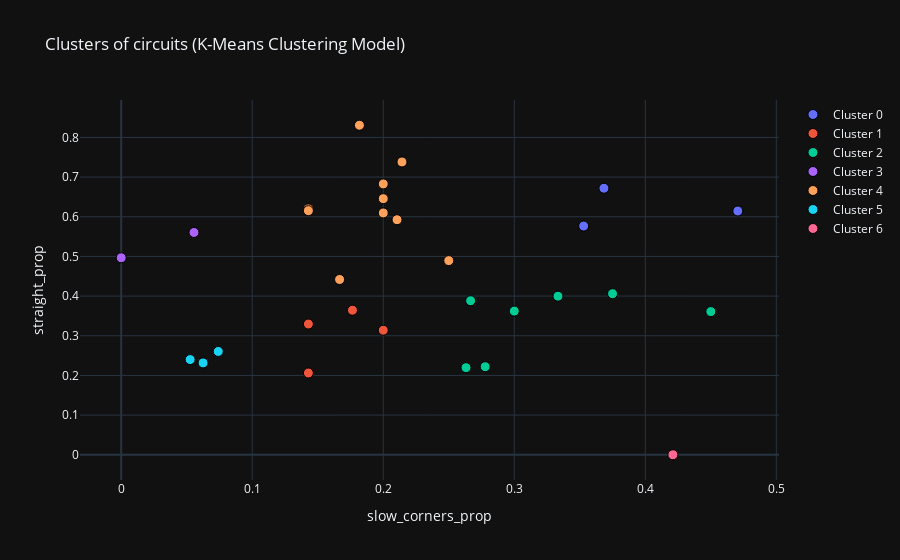

Notebook code for this chart:
### Code cell
col1 = 'slow_corners_prop'
col2 = 'straight_prop'

#['avg_speed', 'straight_prop', 'slow_corners_prop']

# For proper understanding should be passed original dataframe with labels (not scaled)

def cluster_scatter_plot(df, col1, col2):

    n_clusters = df['cluster'].nunique()

    # Colors
    cmap = px.colors.qualitative.Plotly
    n_colors = len(cmap)

    # Create figure
    fig = go.Figure()

    # Add each cluster
    for i in range(n_clusters):
        cluster_data = df[df['cluster'] == i]
        
        fig.add_trace(go.Scatter(
            x=cluster_data[col1], 
            y=cluster_data[col2], 
            mode='markers',
            marker=dict(size=10, color=cmap[i % n_colors], line=dict(width=1, color='black')),
            name=f'Cluster {i}',
            text=[f"{idx}<br>Cluster: {i}" for idx in cluster_data.index],
            hoverinfo="text"
        ))

    # Config
    fig.update_layout(
        title="Clusters of circuits (K-Means Clustering Model)",
        xaxis_title=col1,
        yaxis_title=col2,
        template="plotly_dark"
    )

    return fig

cluster_scatter_plot(df_featured, col1, col2)

### Figure 1 — Plotly figure (JSON) as saved in the notebook; plotly's stock layout.template omitted (floating-point values rounded to 4 significant figures)
{"data": [{"hoverinfo": "text", "marker": {"color": "#636EFA", "line": {"color": "black", "width": 1}, "size": 10}, "mode": "markers", "name": "Cluster 0", "text": ["miami<br>Cluster: 0", "rodriguez<br>Cluster: 0", "vegas<br>Cluster: 0"], "type": "scatter", "x": [0.3684, 0.4706, 0.3529], "y": [0.6719, 0.6145, 0.5765]}, {"hoverinfo": "text", "marker": {"color": "#EF553B", "line": {"color": "black", "width": 1}, "size": 10}, "mode": "markers", "name": "Cluster 1", "text": ["hockenheimring<br>Cluster: 1", "hungaroring<br>Cluster: 1", "zandvoort<br>Cluster: 1", "interlagos<br>Cluster: 1"], "type": "scatter", "x": [0.1765, 0.1429, 0.1429, 0.2], "y": [0.3642, 0.2061, 0.3295, 0.3139]}, {"hoverinfo": "text", "marker": {"color": "#00CC96", "line": {"color": "black", "width": 1}, "size": 10}, "mode": "markers", "name": "Cluster 2", "text": ["nurburgring<br>Cluster: 2", "portimao<br>Cluster: 2", "sochi<br>Cluster: 2", "shanghai<br>Cluster: 2", "baku<br>Cluster: 2", "marina_bay<br>Cluster: 2", "americas<br>Cluster: 2"], "type": "scatter", "x": [0.3333, 0.2667, 0.2778, 0.375, 0.45, 0.2632, 0.3], "y": [0.3998, 0.3883, 0.222, 0.406, 0.3609, 0.2196, 0.3621]}, {"hoverinfo": "text", "marker": {"color": "#AB63FA", "line": {"color": "black", "width": 1}, "size": 10}, "mode": "markers", "name": "Cluster 3", "text": ["catalunya<br>Cluster: 3", "silverstone<br>Cluster: 3"], "type": "scatter", "x": [0, 0.05556], "y": [0.4966, 0.5604]}, {"hoverinfo": "text", "marker": {"color": "#FFA15A", "line": {"color": "black", "width": 1}, "size": 10}, "mode": "markers", "name": "Cluster 4", "text": ["istanbul<br>Cluster: 4", "ricard<br>Cluster: 4", "bahrain<br>Cluster: 4", "albert_park<br>Cluster: 4", "suzuka<br>Cluster: 4", "villeneuve<br>Cluster: 4", "red_bull_ring<br>Cluster: 4", "monza<br>Cluster: 4", "yas_marina<br>Cluster: 4", "spa<br>Cluster: 4"], "type": "scatter", "x": [0.2143, 0.2, 0.2, 0.1429, 0.1667, 0.1429, 0.2, 0.1818, 0.25, 0.2105], "y": [0.7381, 0.6827, 0.6096, 0.6198, 0.4418, 0.6154, 0.6456, 0.8307, 0.4894, 0.5925]}, {"hoverinfo": "text", "marker": {"color": "#19D3F3", "line": {"color": "black", "width": 1}, "size": 10}, "mode": "markers", "name": "Cluster 5", "text": ["jeddah<br>Cluster: 5", "imola<br>Cluster: 5", "losail<br>Cluster: 5"], "type": "scatter", "x": [0.07407, 0.05263, 0.0625], "y": [0.2604, 0.2399, 0.2315]}, {"hoverinfo": "text", "marker": {"color": "#FF6692", "line": {"color": "black", "width": 1}, "size": 10}, "mode": "markers", "name": "Cluster 6", "text": ["monaco<br>Cluster: 6"], "type": "scatter", "x": [0.4211], "y": [0]}], "layout": {"title": {"text": "Clusters of circuits (K-Means Clustering Model)"}, "xaxis": {"title": {"text": "slow_corners_prop"}}, "yaxis": {"title": {"text": "straight_prop"}}}}
